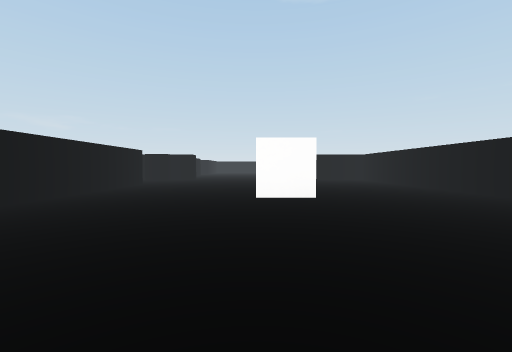
view 1 (above)

16 first-person views from a walk through a 3-D level made in the Unity game engine. The camera is 0.51 m above the floor, tilts 2° down and sees 90° across. The floor is counted in squares, 1 m on a side. Each view is taken from the middle of a square. On the plan, view 1 faces up. The plan holds only what a view shows up to about 9 squares ahead; the rest is blank. The place goes on beyond the plan. The player character is not drawn. Some surface patterns are stand-ins.

view 2
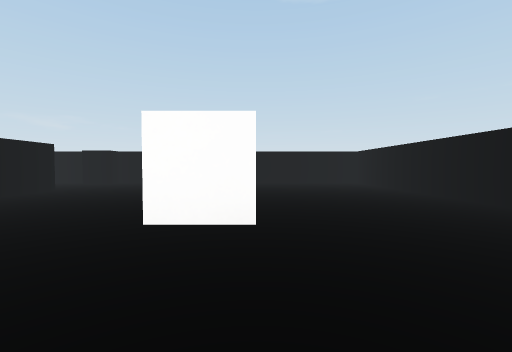

view 3
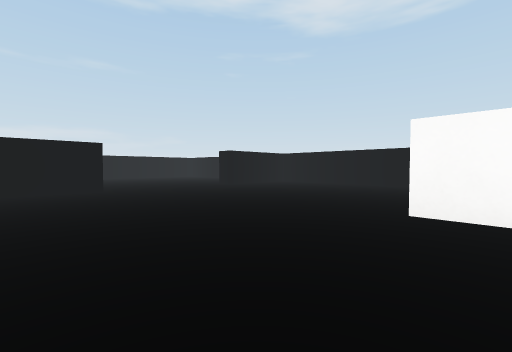

view 4
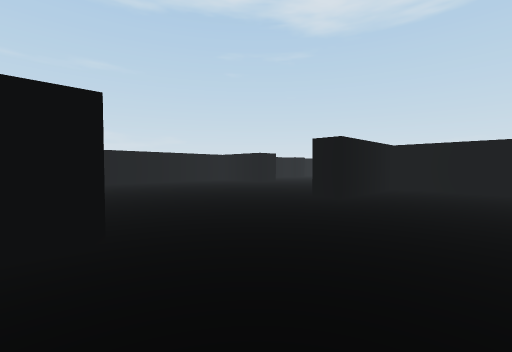

view 5
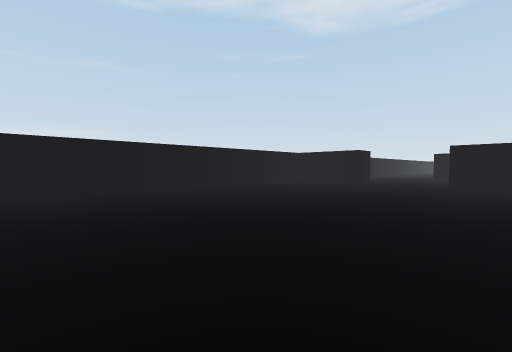

view 6
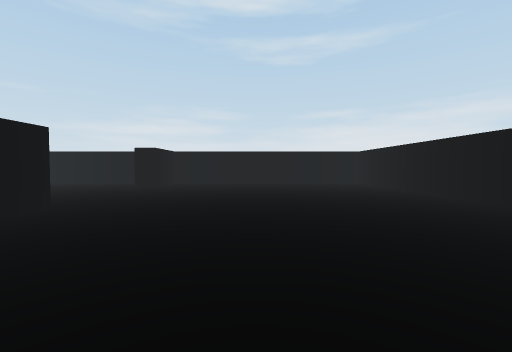

view 7
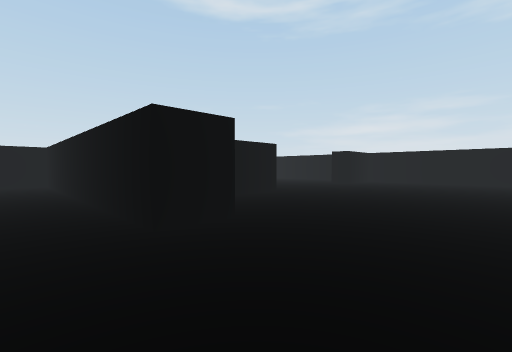

view 8
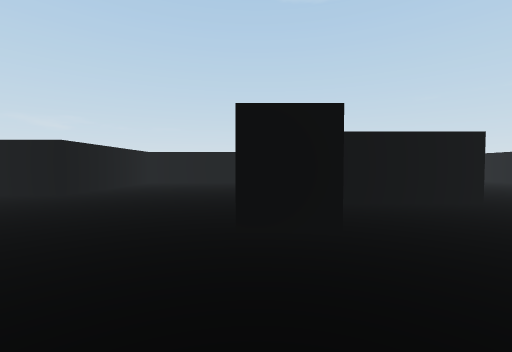

view 9
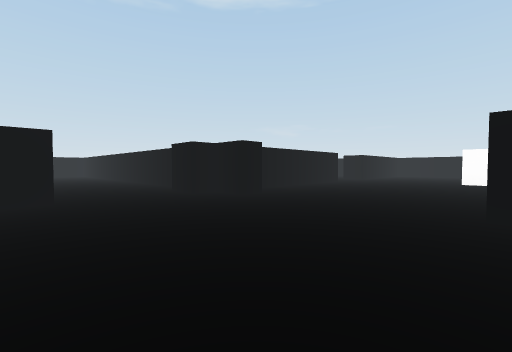

view 10
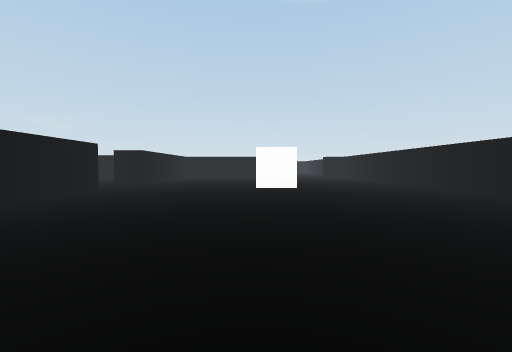

view 11
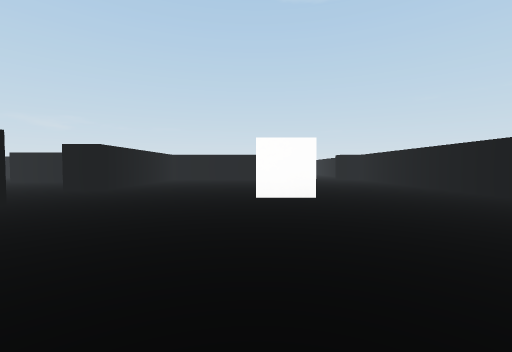

view 12
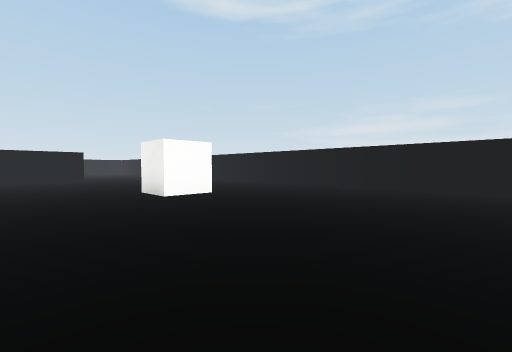

view 13
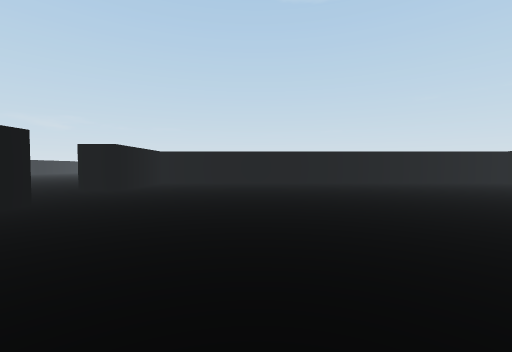

view 14
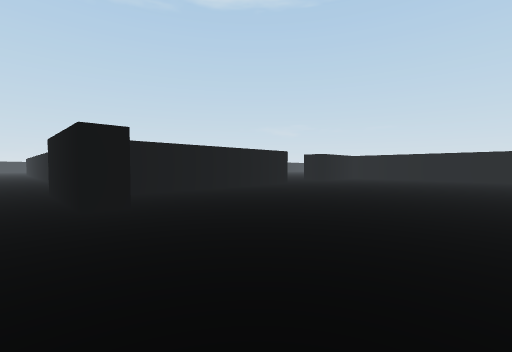

view 15
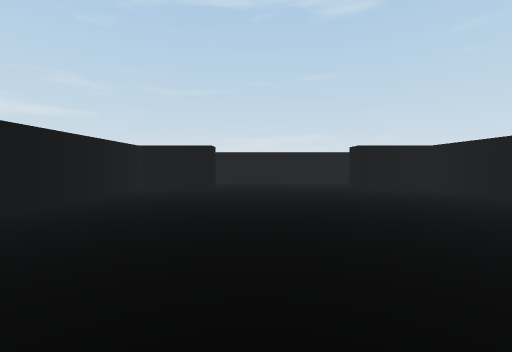

view 16
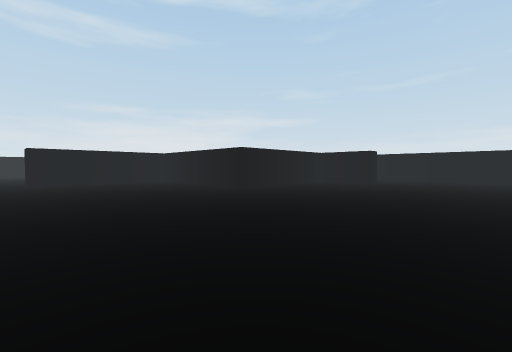

### Floor plan
Ten units are one square. View 1 is at (0, 0); x grows to the right and y downward. Boxes are objects, and circles mark ways between rooms. Rooms are numbered by the first view taken in them; rooms with no view inside come last. Other rooms are left out.
<svg viewBox="-235 -215 282 292">
<path fill="none" stroke="#000" d="M42 2 42 -101 8 -101M-33 20 -33 30M-33 -75 -33 9 -8 9 -8 14 -29 14M-33 51 -33 72 42 72 42 14 25 14 25 9 41 9M-150 -75 -159 -75M-208 -1 -215 -1M-133 4 -159 4M-65 -207 -84 -207M-33 30 -42 30 -42 -33 -75 -33 -75 4 -86 4M-42 51 -33 51M-33 -155 -33 -115M-25 -108 -25 -101 -33 -101 -33 -96M42 -120 42 -210M-33 -210 -33 -175 -42 -175M-150 -55 -150 -1 -133 -1 -133 4M-100 4 -100 -1 -83 -1 -83 -38 -42 -38 -42 -75 -33 -75M-33 -96 -42 -96 -42 -101 -150 -101 -150 -75M-141 25 -96 25"/>
<rect x="-5" y="-55" width="20" height="10" fill="#bbb"><title>other object</title></rect>
<rect x="-5" y="-175" width="20" height="10" fill="#bbb"><title>other object</title></rect>
<circle cx="-40" cy="45" r="3" fill="#2a7"/>
<circle cx="-15" cy="-105" r="3" fill="#2a7"/>
<circle cx="-40" cy="-85" r="3" fill="#2a7"/>
<circle cx="-40" cy="-165" r="3" fill="#2a7"/>
<circle cx="-145" cy="15" r="3" fill="#2a7"/>
<circle cx="-150" cy="-65" r="3" fill="#2a7"/>
<circle cx="-85" cy="15" r="3" fill="#2a7"/>
<text x="10" y="-20">1</text>
<text x="-230" y="-80">2</text>
<text x="0" y="-160">3</text>
<text x="-100" y="-50">4</text>
</svg>
Room 1 opens to room 2. Room 1 opens to room 3. Room 1 opens to room 4. Room 2 opens to room 3. Room 2 opens to room 4.

Where each view was taken, in squares from view 1:
view 1: 0 up, 0 right, facing up
view 2: 2 up, 1 right, facing up
view 3: 5 up, 4 right, facing down-left
view 4: 1 up, 3 right, facing down-left
view 5: 2 down, 4 right, facing down-left
view 6: 4 down, 4 left, facing right
view 7: 5 down, 5 left, facing up-right
view 8: 5 down, 4 left, facing up
view 9: 7 up, 1 right, facing up-left
view 10: 10 up, 0 right, facing up
view 11: 12 up, 0 right, facing up
view 12: 12 up, 2 left, facing up-right
view 13: 2 up, 12 left, facing up
view 14: 1 down, 10 left, facing up-left
view 15: 6 up, 11 left, facing down
view 16: 8 up, 13 left, facing down-right
